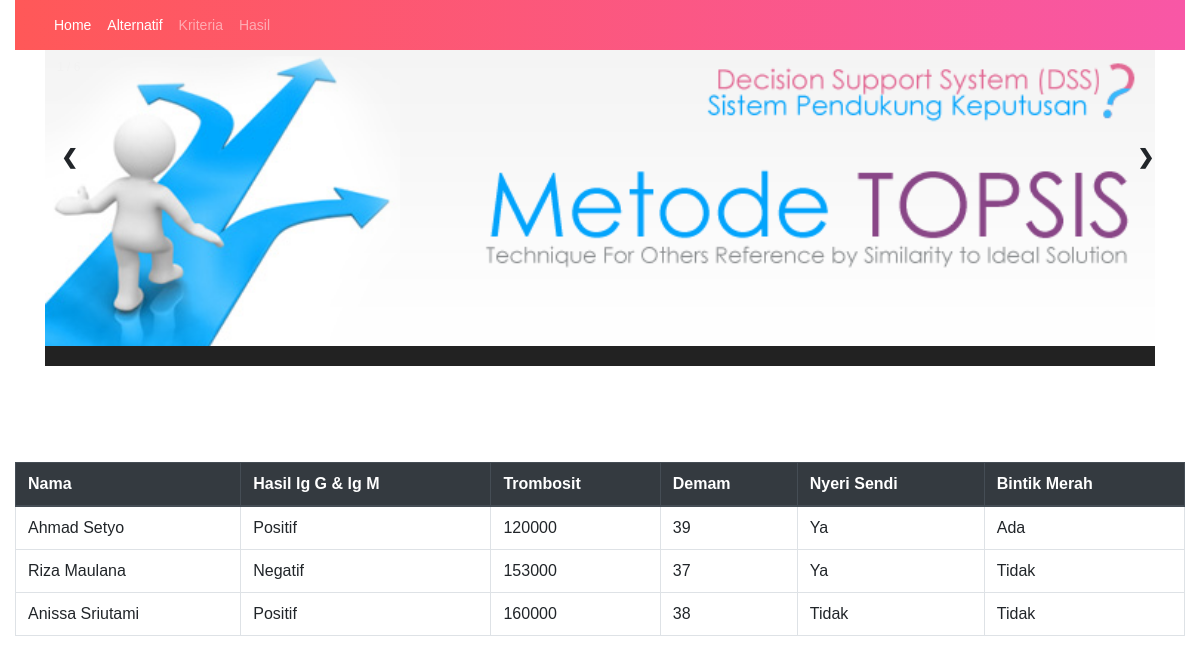
The app's page /home.php with its own data.
### tables this page shows
CREATE TABLE `nilai` (
  `id_nilai` int(5) NOT NULL,
  `id_alt` int(5) NOT NULL,
  `demam` int(5) DEFAULT NULL,
  `bintik` enum('Ada','Tidak') DEFAULT NULL,
  `trombosit` int(10) DEFAULT NULL,
  `nyerisendi` enum('Ya','Tidak') DEFAULT NULL,
  `lab` enum('Positif','Negatif') DEFAULT NULL
);

CREATE TABLE `alternatif` (
  `id_alternatif` int(5) NOT NULL,
  `nama_pasien` varchar(40) NOT NULL
);

### home.php (the view, shortened to what this page needs)
<html>
<head>
  <link rel="stylesheet" href="https://maxcdn.bootstrapcdn.com/bootstrap/4.3.1/css/bootstrap.min.css">
 <link rel="stylesheet" href="https://use.fontawesome.com/releases/v5.6.3/css/all.css">
</head>
<body>
<div class="container-fluid">
	<nav class="navbar navbar-expand-sm bg-light navbar-dark" style="height:70px; font-size: 14px; max-height: 50px; border-radius: 0px; background: linear-gradient(to right, #ff5858, #f857a6);">
	<div class="container-fluid">
		<ul class="nav navbar-nav navbar-right">
			<li class="nav-item active">
				<a class="nav-link" href="home.php">Home</a>
			</li>
		<li class="nav-item active">
        <a class="nav-link" href="nilai_alternatif.php">Alternatif</a>
      </li>
			<li class="nav-item ">
				<a class="nav-link" href="kriteria.php#">Kriteria</a>
			</li>
			<li class="nav-item">
				<a class="nav-link" href="hasil.php">Hasil</a>
			</li>
		</ul>
</div>
	</nav>
<head>
<body>
<div class="container">
  <div class="mySlides">
    <div class="numbertext">1 / 6</div>
    <img src="img/topsis.png" style="width:100%">
  </div>
  <a class="prev" onclick="plusSlides(-1)">❮</a>
  <a class="next" onclick="plusSlides(1)">❯</a>
  <div class="caption-container">
  </div>
</div>
		<br>
		<br>
		<br>
		<br>
		<table class="table table-bordered">
			<thead class="thead-dark">
			<tr>
				<th>Nama</th>
				<th>Hasil lg G & lg M</th>
				<th>Trombosit</th>
				<th>Demam</th>
				<th>Nyeri Sendi</th>
				<th>Bintik Merah</th>
			</tr></thead>
			<?php
			$data = mysqli_query($koneksi,"SELECT nama_pasien,lab,trombosit,demam,nyerisendi,bintik FROM nilai
INNER JOIN alternatif ON id_alt=id_alternatif");
			while($d = mysqli_fetch_array($data)){
				?>
				<td><?php echo $d['nama_pasien']; ?></td>
				<td><?php echo $d['lab']; ?></td>
				<td><?php echo $d['trombosit']; ?></td>
				<td><?php echo $d['demam']; ?></td>
				<td><?php echo $d['nyerisendi']; ?></td>
				<td><?php echo $d['bintik']; ?></td>
			<?php
			}
			?>
		</table>
	</div>
</body>
</html>

### home.php (style rules this page uses)
body { font-family: Arial; margin: 0; }
* { box-sizing: border-box; }
img { vertical-align: middle; }
.container { position: relative; }
.mySlides { display: none; }
.prev, .next { cursor: pointer; position: absolute; top: 40%; width: auto; padding: 16px; margin-top: -50px; color: white; font-weight: bold; font-size: 20px; border-radius: 0 3px 3px 0; user-select: none; -webkit-user-select: none; }
.next { right: 0; border-radius: 3px 0 0 3px; }
.numbertext { color: #f2f2f2; font-size: 12px; padding: 8px 12px; position: absolute; top: 0; }
.caption-container { text-align: center; background-color: #222; padding: 2px 16px; color: white; }
.active, .demo:hover { opacity: 1; }

### records on screen
nilai: alternatif.nama_pasien "Ahmad Setyo", lab "Positif", trombosit "120000", demam "39", nyerisendi "Ya", bintik "Ada"
nilai: alternatif.nama_pasien "Riza Maulana", lab "Negatif", trombosit "153000", demam "37", nyerisendi "Ya", bintik "Tidak"
nilai: alternatif.nama_pasien "Anissa Sriutami", lab "Positif", trombosit "160000", demam "38", nyerisendi "Tidak", bintik "Tidak"
